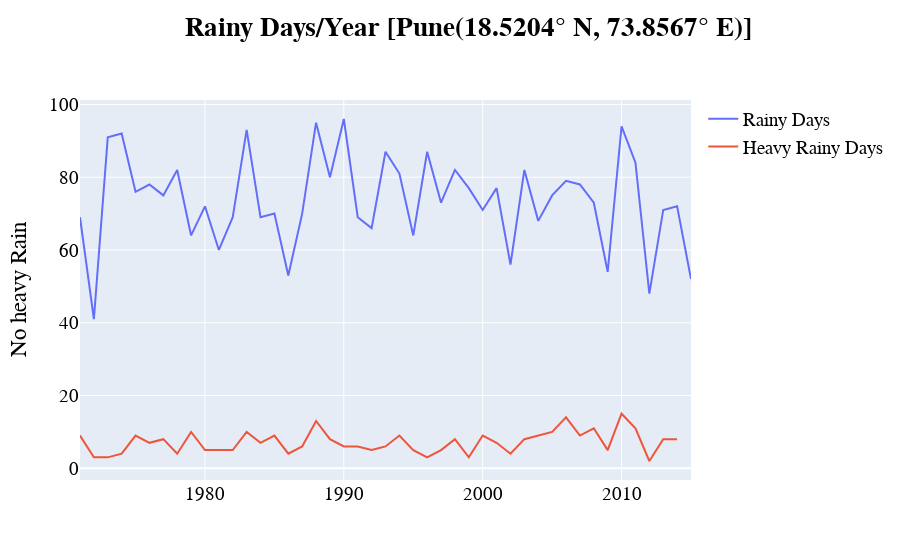

Notebook code for this chart:
### Code cell
all(data=df)
#fig.

### Figure 1 — Plotly figure (JSON) as saved in the notebook; plotly's stock layout.template omitted (floating-point values rounded to 4 significant figures)
{"data": [{"name": "Rainy Days", "type": "scatter", "x": [1971, 1972, 1973, 1974, 1975, 1976, 1977, 1978, 1979, 1980, 1981, 1982, 1983, 1984, 1985, 1986, 1987, 1988, 1989, 1990, 1991, 1992, 1993, 1994, 1995, 1996, 1997, 1998, 1999, 2000, 2001, 2002, 2003, 2004, 2005, 2006, 2007, 2008, 2009, 2010, 2011, 2012, 2013, 2014, 2015], "xaxis": "x", "y": [69, 41, 91, 92, 76, 78, 75, 82, 64, 72, 60, 69, 93, 69, 70, 53, 70, 95, 80, 96, 69, 66, 87, 81, 64, 87, 73, 82, 77, 71, 77, 56, 82, 68, 75, 79, 78, 73, 54, 94, 84, 48, 71, 72, 52], "yaxis": "y"}, {"name": "Heavy Rainy Days", "type": "scatter", "x": [1971, 1972, 1973, 1974, 1975, 1976, 1977, 1978, 1979, 1980, 1981, 1982, 1983, 1984, 1985, 1986, 1987, 1988, 1989, 1990, 1991, 1992, 1993, 1994, 1995, 1996, 1997, 1998, 1999, 2000, 2001, 2002, 2003, 2004, 2005, 2006, 2007, 2008, 2009, 2010, 2011, 2012, 2013, 2014], "xaxis": "x", "y": [9, 3, 3, 4, 9, 7, 8, 4, 10, 5, 5, 5, 10, 7, 9, 4, 6, 13, 8, 6, 6, 5, 6, 9, 5, 3, 5, 8, 3, 9, 7, 4, 8, 9, 10, 14, 9, 11, 5, 15, 11, 2, 8, 8], "yaxis": "y"}], "layout": {"font": {"color": "black", "family": "Courier New, monospace", "size": 19}, "title": {"text": "<b>Rainy Days/Year [Pune(18.5204° N, 73.8567° E)]</b>", "x": 0.52, "xanchor": "center", "y": 0.97, "yanchor": "top"}, "xaxis": {"anchor": "y", "domain": [0, 1]}, "yaxis": {"anchor": "x", "domain": [0, 1], "title": {"text": "No heavy Rain"}}}}
